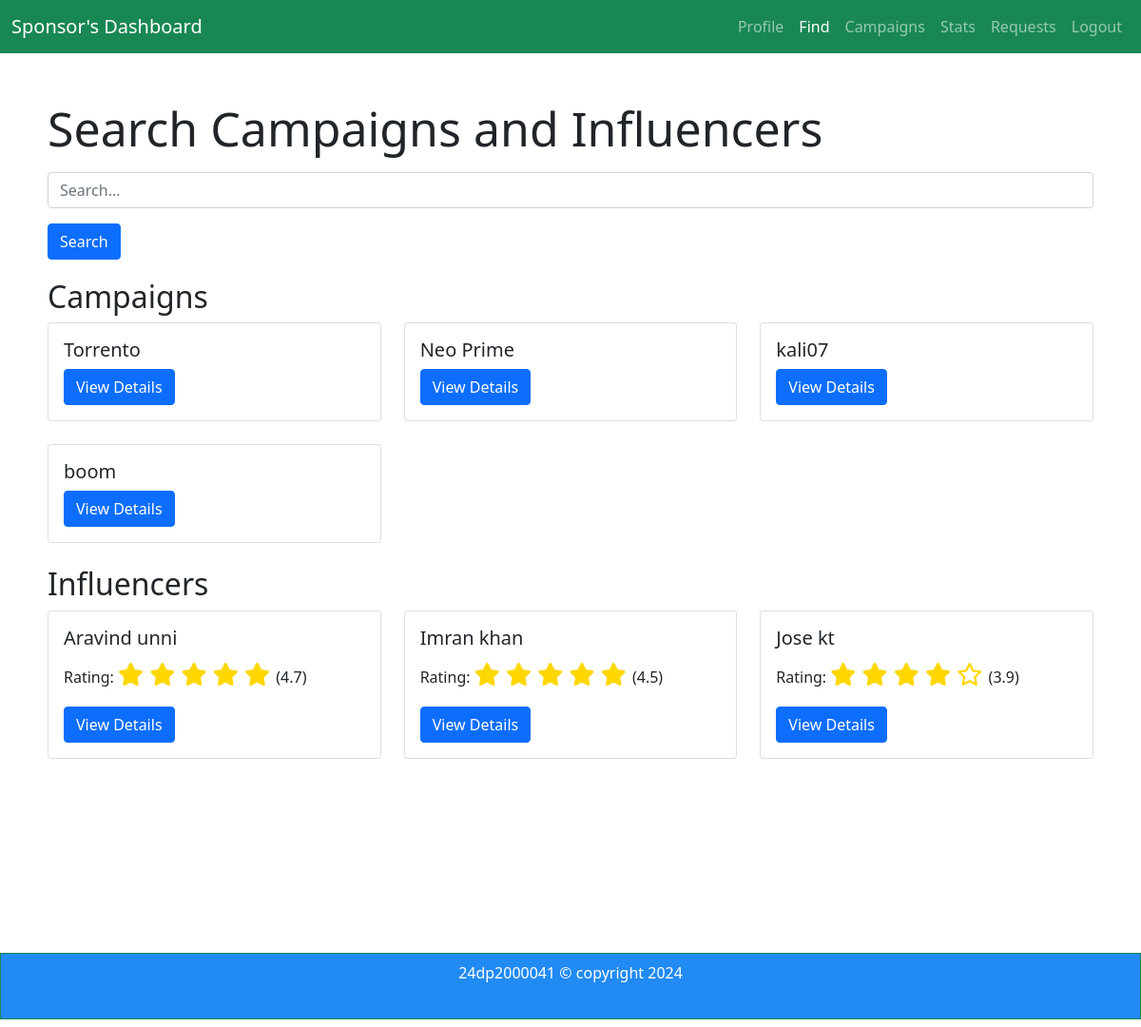
The app's page /find_sponsor (signed in) with its own data.
### app.py (models this page shows, shortened)
class Campaign(db.Model):
    id = db.Column(db.Integer, primary_key=True, autoincrement=True)
    name = db.Column(db.String(64), index=True)
    description = db.Column(db.String(256))
    start_date = db.Column(db.Date)
    end_date = db.Column(db.Date)
    budget = db.Column(db.Float)
    visibility = db.Column(db.String(64))
    goals = db.Column(db.String(256))
    sponsor_id = db.Column(db.Integer, db.ForeignKey('user.id'))

class User(db.Model, UserMixin):
    id = db.Column(db.Integer, primary_key=True)
    fname = db.Column(db.String(50), nullable=False)
    lname = db.Column(db.String(50), nullable=False)
    email = db.Column(db.String(100), unique=True, nullable=False)
    password = db.Column(db.String(200), nullable=False)
    category = db.Column(db.String(50), nullable=False)
    role = db.Column(db.String(50), nullable=False)
    info = db.Column(db.Text, nullable=True)
    profile_pic = db.Column(db.String(100), default='default.jpeg')
    rating = db.Column(db.Integer)
    earnings = db.Column(db.Float)
    @property
    def is_active(self):
        return True

### app.py (the view)
@app.route('/find_sponsor', methods=['GET', 'POST'])
@login_required
def find_sponsor():
    search_query = request.args.get('search', '')
    if search_query:
        campaigns = Campaign.query.filter(
            Campaign.name.ilike(f'%{search_query}%') |
            Campaign.description.ilike(f'%{search_query}%')
        ).all()
        influencers = User.query.filter(
            (User.fname.ilike(f'%{search_query}%')) |
            (User.lname.ilike(f'%{search_query}%')) |
            (User.email.ilike(f'%{search_query}%'))
        ).filter(User.role == 'influencer').all()
    else:
        campaigns = Campaign.query.all()
        influencers = User.query.filter(User.role == 'influencer').all()
    return render_template('find_sponsor.html', campaigns=campaigns, influencers=influencers)

### app.py (called while the page is built)
@login_manager.user_loader
def load_user(user_id):
    return User.query.get(int(user_id))

### templates/find_sponsor.html (shortened to what this page needs)
<!DOCTYPE html>
<html lang="en">
<head>
    <link href="https://cdn.jsdelivr.net/npm/bootstrap@5.0.2/dist/css/bootstrap.min.css" rel="stylesheet">
</head>
<body>
    <nav class="navbar navbar-expand-sm bg-success navbar-dark fixed-top" id="navi">
        <div class="container-fluid">
            <a class="navbar-brand" href="#">Sponsor's Dashboard</a>
            <ul class="navbar-nav ml-auto">
                <div class="collapse navbar-collapse justify-content-end" id="navbarNavDropdown">
                    <ul class="navbar-nav">
                        <li class="nav-item">
                            <a class="nav-link" href="/sponsor_dashboard">Profile</a>
                        </li>
                        <li class="nav-item">
                            <a class="nav-link active" href="/find_sponsor">Find</a>
                        </li>
                        <li class="nav-item">
                            <a class="nav-link" href="/campaigns">Campaigns</a>
                        </li>
                        <li class="nav-item">
                            <a class="nav-link" href="/stats_sponsor">Stats</a>
                        </li>
                        <li class="nav-item">
                            <a class="nav-link" aria-current="page" href="/request_s">Requests</a>
                        </li>
                        <li class="nav-item">
                            <a class="nav-link" href="/logout">Logout</a>
                        </li>
                    </ul>
                </div>
            </ul>
        </div>
    </nav>
<br>
<br>
    <div class="container1">
        <div class="search-form">
            <form method="GET" action="{{ url_for('find_sponsor') }}">
                <div class="mb-3">
                    <label for="search" class="form-label" id="sp">Search Campaigns and Influencers</label>
                    <input type="text" class="form-control" id="search" name="search" placeholder="Search..." required>
                </div>
                <button type="submit" class="btn btn-primary">Search</button>
            </form>
        </div>
        <h2>Campaigns</h2>
        <div class="row">
            {% for campaign in campaigns %}
            <div class="col-md-4">
                <div class="card mb-4">
                    <div class="card-body">
                        <h5 class="card-title">{{ campaign.name }}</h5>
                        <button type="button" class="btn btn-primary" data-bs-toggle="modal" data-bs-target="#campaignModal{{ campaign.id }}">
                            View Details
                        </button>
                    </div>
                </div>
            </div>
            {% endfor %}
        </div>
        <h2>Influencers</h2>
        <div class="row">
            {% for influencer in influencers %}
            <div class="col-md-4">
                <div class="card mb-4">
                    <div class="card-body">
                        <h5 class="card-title">{{ influencer.fname }} {{ influencer.lname }}</h5>
                        <p>Rating: <span class="star-rating">
                            {% set rating = influencer.rating if influencer.rating is not none else 0 %}
                            {% for i in range(5) %}
                                {% if i < rating %}
                                    <i class="fas fa-star"></i>
                                {% else %}
                                    <i class="far fa-star"></i>
                                {% endif %}
                            {% endfor %}
                        </span> ({{ rating }})</p>
                        <button type="button" class="btn btn-primary" data-bs-toggle="modal" data-bs-target="#influencerModal{{ influencer.id }}">
                            View Details
                        </button>
                    </div>
                </div>
            </div>
            {% endfor %}
        </div>
    </div>
    <div id="footer">
        <div class="border border-success p-2 mb-2" id="kaal">
                      24dp2000041 © copyright 2024
        </div>
</body>
</html>

### templates/find_sponsor.html (style rules this page uses)
.container1 { margin: 50px; }
.search-form { margin-bottom: 20px; }
#sp { font-size: 50px; }
.star-rating { font-size: 1.5em; color: gold; }
#kaal { background-color: rgb(33, 138, 243); color: rgb(255, 255, 255); text-align: center; padding: 0px; margin-top: 180px; height: 70px; }

### records on screen
Campaign: name "Torrento"
Campaign: name "Neo Prime"
Campaign: name "kali07"
Campaign: name "boom"
User: fname "Aravind", lname "unni", rating "4.7"
User: fname "Imran", lname "khan", rating "4.5"
User: fname "Jose", lname "kt", rating "3.9"
